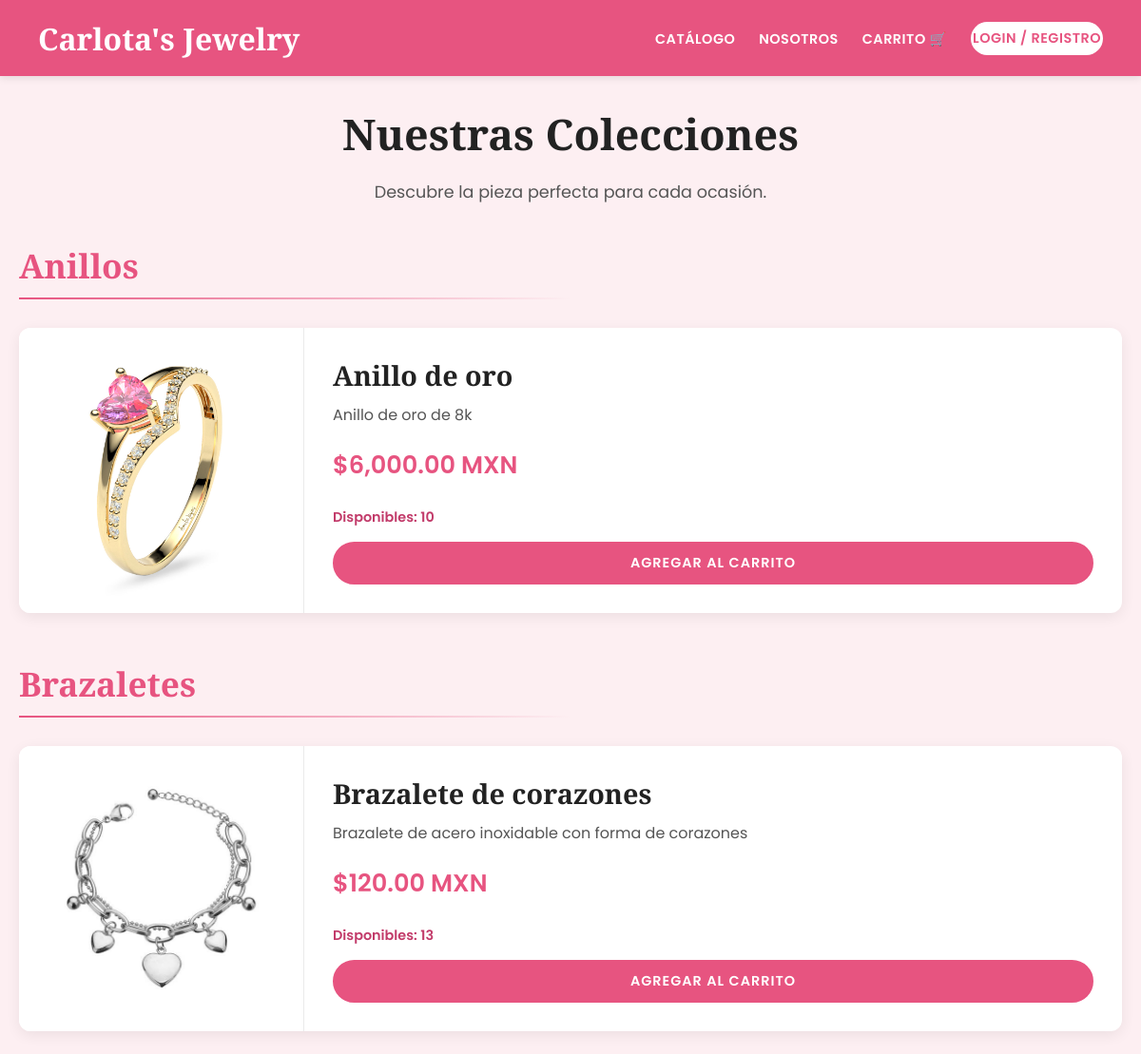
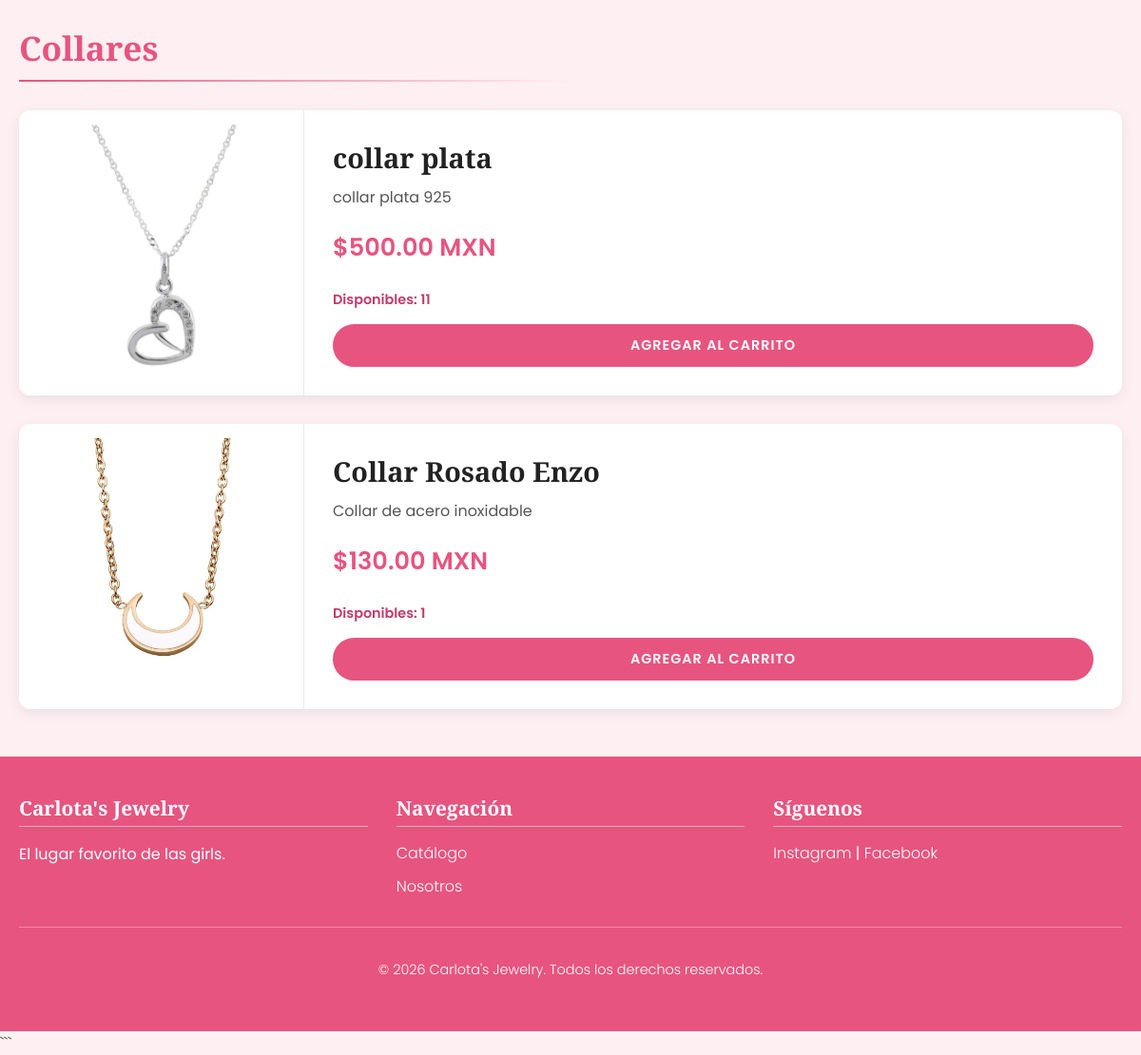
The page / on the database its author committed (2 pictures, top to bottom).
### tables this page shows
CREATE TABLE `categorias` (
  `id_categoria` int(11) NOT NULL,
  `nombre` varchar(100) NOT NULL
);

CREATE TABLE `accesorios` (
  `id_accesorio` int(11) NOT NULL,
  `id_categoria` int(11) NOT NULL,
  `codigo_barras` varchar(50) DEFAULT NULL,
  `nombre` varchar(150) NOT NULL,
  `descripcion` text DEFAULT NULL,
  `precio` decimal(10,2) NOT NULL,
  `imagen_url` varchar(255) NOT NULL,
  `stock` int(11) NOT NULL DEFAULT 0,
  `visible` tinyint(1) NOT NULL DEFAULT 1,
  `fecha_creacion` timestamp NOT NULL DEFAULT current_timestamp()
);

### index.php (the view, shortened to what this page needs)
<?php
require 'includes/db_conexion.php';
require 'includes/header.php';
try {
    $stmt_cats = $pdo->query("SELECT * FROM categorias ORDER BY nombre");
    $categorias = $stmt_cats->fetchAll();
    $stmt_accs = $pdo->query("SELECT * FROM accesorios WHERE visible = 1 ORDER BY id_categoria, nombre");
    $accesorios_db = $stmt_accs->fetchAll();
    $accesorios_agrupados = [];
    foreach ($accesorios_db as $accesorio) {
        $accesorios_agrupados[ $accesorio['id_categoria'] ][] = $accesorio;
    }
} catch (PDOException $e) {
    echo "<p class='alerta alerta-error'>Error al cargar el catálogo: " . $e->getMessage() . "</p>";
    require 'includes/footer.php';
    exit;
}
?>
<div class="catalogo-bienvenida">
    <h1 class="catalogo-titulo-principal">Nuestras Colecciones</h1>
    <p>Descubre la pieza perfecta para cada ocasión.</p>
</div>
<?php
if (empty($categorias)): ?>
    <p class='alerta'>No hay categorías de productos para mostrar todavía.</p>
<?php else:
    foreach ($categorias as $categoria): ?>
        <section class="catalogo-seccion">
            <h2 class="catalogo-titulo-seccion"><?php echo htmlspecialchars($categoria['nombre']); ?></h2>
            <hr class="separador-seccion">
            <?php
            if (!empty($accesorios_agrupados[$categoria['id_categoria']])):
            ?>
                <div class="catalogo-grid">
                    <?php foreach ($accesorios_agrupados[$categoria['id_categoria']] as $producto): ?>
                        <div class="producto-card">
                            <div class="producto-imagen">
                                <img src="uploads/<?php echo htmlspecialchars($producto['imagen_url']); ?>"
                                     alt="<?php echo htmlspecialchars($producto['nombre']); ?>"
                                     onerror="this.src='https://via.placeholder.com/300x300.png?text=Carlota%27s+Jewelry';">
                            </div>
                            <div class="producto-info">
                                <h3 class="producto-nombre"><?php echo htmlspecialchars($producto['nombre']); ?></h3>
                                <p class="producto-desc"><?php echo htmlspecialchars($producto['descripcion']); ?></p>
                                <p class="producto-precio">
                                    $<?php echo number_format($producto['precio'], 2, '.', ','); ?> MXN
                                </p>
                                <?php if ($producto['stock'] > 0): ?>
                                    <p class="producto-stock">
                                        Disponibles: <?php echo $producto['stock']; ?>
                                    </p>
                                    <?php if (isset($_SESSION['id_usuario'])): ?>
                                        <a href="gestionar_carrito.php?accion=agregar&id=<?php echo $producto['id_accesorio']; ?>"
                                           class="btn btn-principal">
                                            Agregar al Carrito
                                        </a>
                                    <?php else: ?>
                                        <a href="login.php" class="btn btn-principal">
                                            Agregar al Carrito
                                        </a>
                                    <?php endif; ?>
                                <?php endif; ?>
                                </div>
                        </div> <?php endforeach;  ?>
                </div> <?php
            else:
            ?>
                <p>No hay <?php echo htmlspecialchars($categoria['nombre']); ?> disponibles por el momento.</p>
            <?php
            endif;
            ?>
        </section>
    <?php endforeach;
endif;
?>
<?php
require 'includes/footer.php';
?>

### includes/header.php (shortened to what this page needs)
<!DOCTYPE html>
<html lang="es">
<head>
    <link rel="stylesheet" href="./assets/css/style.css">
</head>
<body>
    <header class="navbar">
        <div class="navbar-logo">
            <a href="./index.php" class="logo">Carlota's Jewelry</a>
        </div>
        <nav class="navbar-links">
            <ul>
                <li><a href="./index.php">Catálogo</a></li>
                <li><a href="./nosotros.php">Nosotros</a></li>
                <li><a href="./carrito.php">Carrito 🛒</a></li>
                <?php
                if (isset($_SESSION['id_usuario'])) {
                    echo '<li><a href="./logout.php" class="btn">Salir</a></li>';
                } else {
                    echo '<li><a href="./login.php" class="btn btn-principal">Login / Registro</a></li>';
                }
                ?>
            </ul>
        </nav>
    </header>
    <main class="container">

### includes/footer.php (shortened to what this page needs)
</main> <footer class="site-footer">
            <div class="footer-content">
                <div class="footer-section">
                    <h4>Carlota's Jewelry</h4>
                    <p>El lugar favorito de las girls.</p>
                </div>
                <div class="footer-section">
                    <h4>Navegación</h4>
                    <ul>
                        <li><a href="./index.php">Catálogo</a></li>
                        <li><a href="./nosotros.php">Nosotros</a></li>
                    </ul>
                </div>
                <div class="footer-section">
                    <h4>Síguenos</h4>
                    <a href="https://www.instagram.com/carlotasjewelry_/">Instagram</a> |
                    <a href="https://www.facebook.com/profile.php?id=61552801936909">Facebook</a>
                </div>
            </div>
            <div class="footer-bottom">
                <p>&copy; <?php echo date("Y"); ?> Carlota's Jewelry. Todos los derechos reservados.</p>
            </div>
        </footer>
    </body> </html> ```

### rows shown on the page
categorias: nombre "Anillos"
accesorios: imagen_url (picture), nombre "Anillo de oro", descripcion "Anillo de oro de 8k", precio "6,000.00", stock "10"
categorias: nombre "Brazaletes"
accesorios: imagen_url (picture), nombre "Brazalete de corazones", descripcion "Brazalete de acero inoxidable con forma de corazones", precio "120.00", stock "13"
categorias: nombre "Collares"
accesorios: imagen_url (picture), nombre "collar plata", descripcion "collar plata 925", precio "500.00", stock "11"
accesorios: imagen_url (picture), nombre "Collar Rosado Enzo", descripcion "Collar de acero inoxidable", precio "130.00", stock "1"
